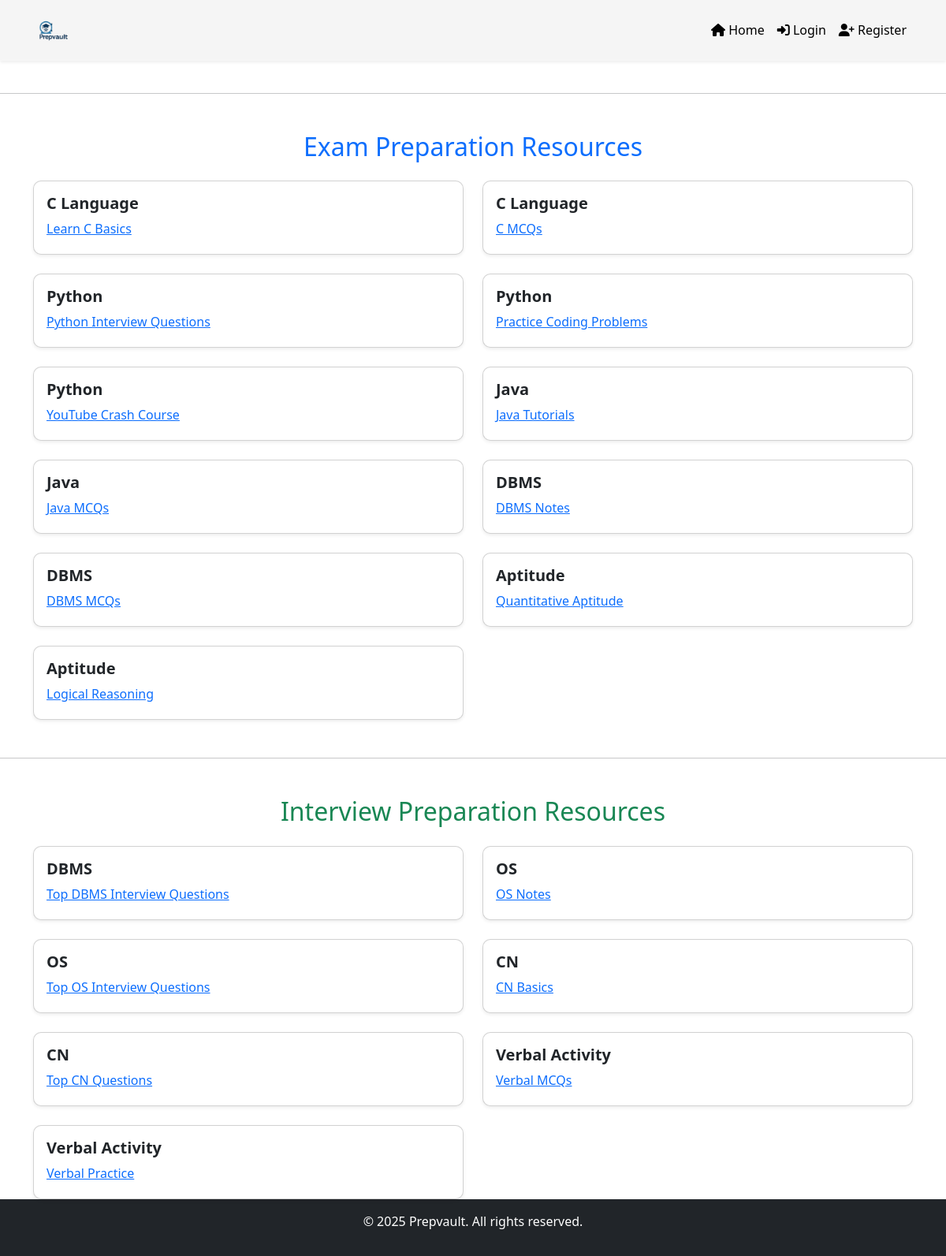
Page /resources/ on the committed database.
### main/models.py (models this page shows, shortened)
class Resource(models.Model):
    CATEGORY_CHOICES = [
        ('exam', 'Exam Preparation'),
        ('interview', 'Interview Preparation'),
    ]
    title = models.CharField(max_length=100)
    url = models.URLField()
    subject = models.CharField(max_length=100)
    category = models.CharField(max_length=20, choices=CATEGORY_CHOICES)

### main/views.py (the view)
# urls.py: path('resources/', views.interview_resources, name='interview_resources'),
def interview_resources(request):
    exam_resources = Resource.objects.filter(category='exam')
    interview_resources =Resource.objects.filter(category='interview')
    return render(request, 'main/interview_resources.html', {
        'exam_resources': exam_resources,
        'interview_resources': interview_resources,
    })

### main/templates/main/interview_resources.html
{% extends 'main/base.html' %}
{% block content %}
{% load static %}
<hr class="my-5">
<div class="container">
  <h2 class="mb-4 text-center text-primary">Exam Preparation Resources</h2>
  <div class="row g-4">
    {% for res in exam_resources %}
    <div class="col-md-6">
      <div class="card p-3 shadow-sm">
        <h5 class="mb-2">{{ res.subject }}</h5>
        <a href="{{ res.url }}" target="_blank" class="d-block mb-1">{{ res.title }}</a>
      </div>
    </div>
    {% endfor %}
  </div>
</div>
<hr class="my-5">
<div class="container">
  <h2 class="mb-4 text-center text-success">Interview Preparation Resources</h2>
  <div class="row g-4">
    {% for res in interview_resources %}
    <div class="col-md-6">
      <div class="card p-3 shadow-sm">
        <h5 class="mb-2">{{ res.subject }}</h5>
        <a href="{{ res.url }}" target="_blank" class="d-block mb-1">{{ res.title }}</a>
      </div>
    </div>
    {% endfor %}
  </div>
</div>
{% endblock %}

### main/templates/main/base.html (style rules this page uses)
html, body { height: 100%; margin: 0; }
body { display: flex; flex-direction: column; min-height: 100vh; padding-top: 70px; }
.card { border-radius: 10px; transition: transform 0.3s ease, box-shadow 0.3s ease; }
h5 { font-weight: 600; }
a { color: #0d6efd; font-size: 16px; }

### rows in the picture
Resource: subject "C Language", title "Learn C Basics"
Resource: subject "C Language", title "C MCQs"
Resource: subject "Python", title "Python Interview Questions"
Resource: subject "Python", title "Practice Coding Problems"
Resource: subject "Python", title "YouTube Crash Course"
Resource: subject "Java", title "Java Tutorials"
Resource: subject "Java", title "Java MCQs"
Resource: subject "DBMS", title "DBMS Notes"
Resource: subject "DBMS", title "DBMS MCQs"
Resource: subject "Aptitude", title "Quantitative Aptitude"
Resource: subject "Aptitude", title "Logical Reasoning"
Resource: subject "DBMS", title "Top DBMS Interview Questions"
Resource: subject "OS", title "OS Notes"
Resource: subject "OS", title "Top OS Interview Questions"
Resource: subject "CN", title "CN Basics"
Resource: subject "CN", title "Top CN Questions"
Resource: subject "Verbal Activity", title "Verbal MCQs"
Resource: subject "Verbal Activity", title "Verbal Practice"
